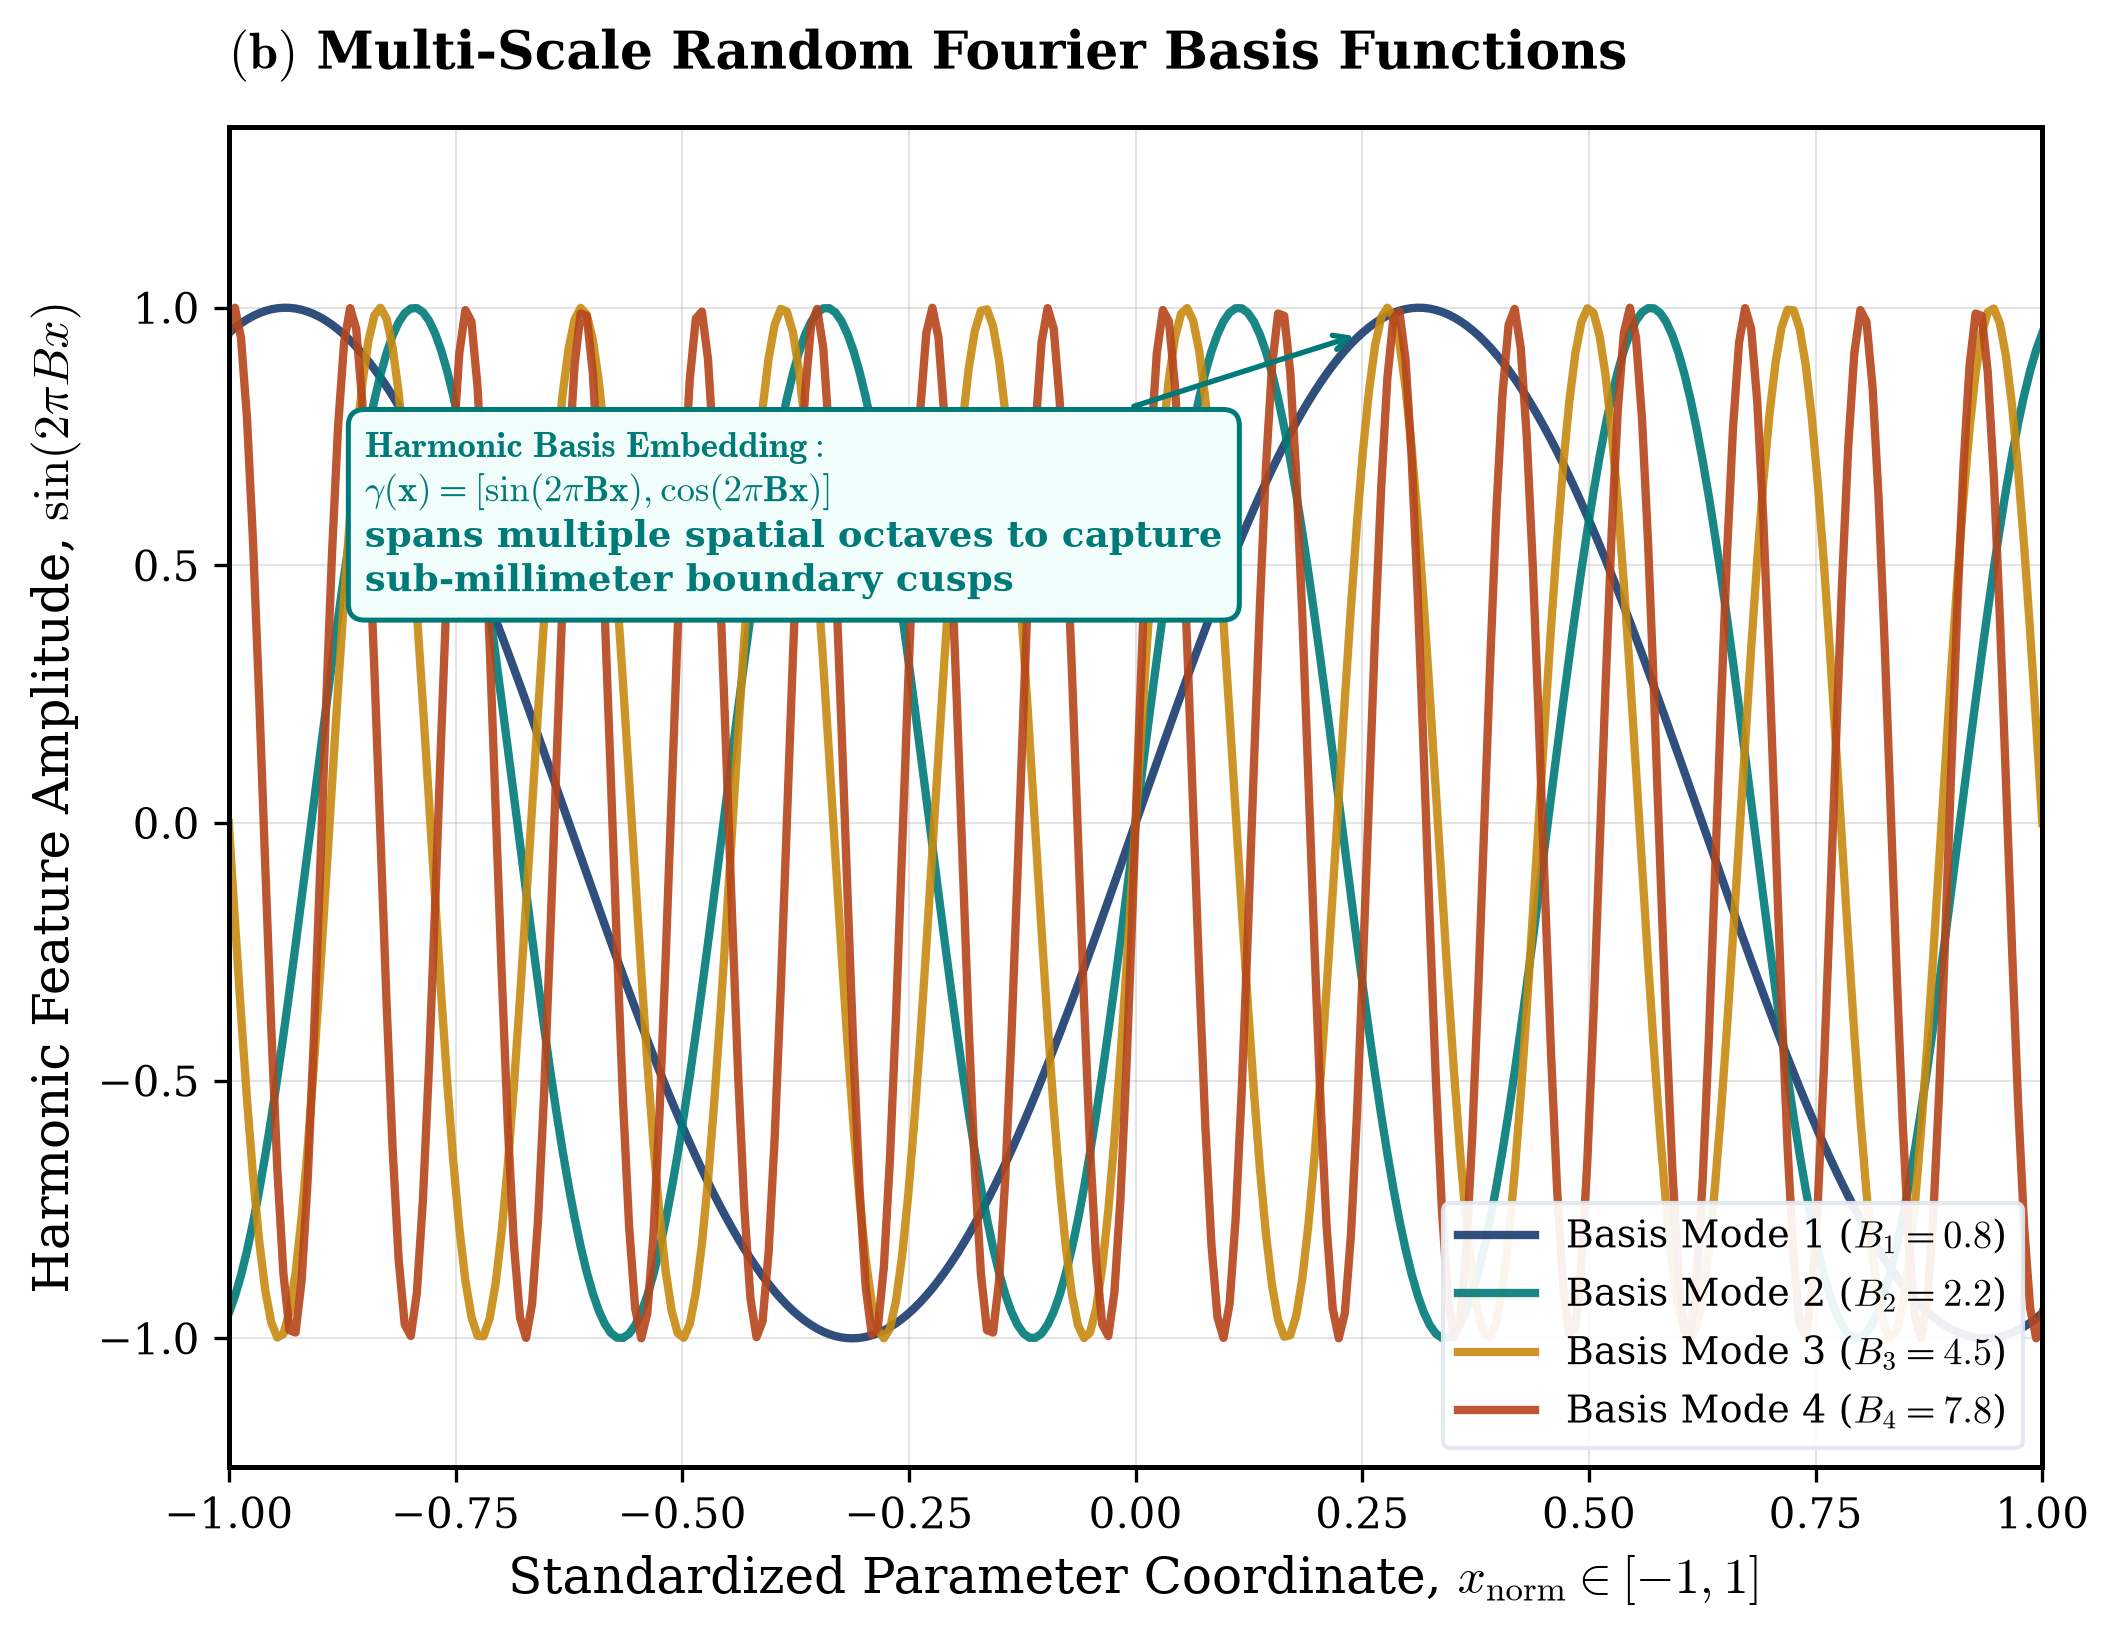

This figure's Python source:
"""Panel (b): Random Fourier Feature Harmonic Mapping
Visualizes multi-scale sinusoidal projection basis vectors [sin(2*pi*B*x), cos(2*pi*B*x)] across coordinate space.
"""
import os
import matplotlib.pyplot as plt
import numpy as np

output_dir = os.path.dirname(os.path.abspath(__file__))
os.makedirs(output_dir, exist_ok=True)

# Publication Typography
plt.rcParams.update({
    "font.family": "serif",
    "font.size": 11,
    "axes.labelsize": 12,
    "axes.titlesize": 12.5,
    "xtick.labelsize": 10,
    "ytick.labelsize": 10,
    "legend.fontsize": 9.2,
    "axes.linewidth": 1.2,
    "grid.linewidth": 0.5,
    "grid.alpha": 0.35,
    "mathtext.fontset": "cm",
})

NAVY = "#1a3c6e"
CRIMSON = "#b5451b"
TEAL = "#007a78"
GOLD = "#c88a10"

np.random.seed(42)
x_norm = np.linspace(-1.0, 1.0, 300)

# Sample 4 random Fourier basis modes from B ~ N(0, sigma^2) with sigma = 3.5
b_modes = np.array([0.8, 2.2, 4.5, 7.8])
colors = [NAVY, TEAL, GOLD, CRIMSON]

fig, ax = plt.subplots(figsize=(7.8, 5.8), dpi=300)
ax.set_title(r"$\mathbf{(b)}$ Multi-Scale Random Fourier Basis Functions", pad=14, loc="left", fontweight="bold")

for i, (b, col) in enumerate(zip(b_modes, colors)):
    basis_sin = np.sin(2 * np.pi * b * x_norm)
    ax.plot(x_norm, basis_sin, color=col, lw=2.0, alpha=0.9, 
            label=f"Basis Mode {i+1} ($B_{{{i+1}}} = {b:.1f}$)")

ax.annotate(r"$\mathbf{Harmonic \; Basis \; Embedding:}$" + "\n" + 
            r"$\gamma(\mathbf{x}) = [\sin(2\pi\mathbf{Bx}), \cos(2\pi\mathbf{Bx})]$" + "\n" + 
            r"spans multiple spatial octaves to capture" + "\n" + 
            r"sub-millimeter boundary cusps",
            xy=(0.25, 0.95), xytext=(-0.85, 0.45),
            fontsize=8.8, color=TEAL, fontweight="bold",
            bbox=dict(boxstyle="round,pad=0.45", fc="#f0fdfa", ec=TEAL, lw=1.2),
            arrowprops=dict(arrowstyle="->", color=TEAL, lw=1.3))

ax.set_xlabel(r"Standardized Parameter Coordinate, $x_{\mathrm{norm}} \in [-1, 1]$")
ax.set_ylabel(r"Harmonic Feature Amplitude, $\sin(2\pi B x)$")
ax.set_xlim(-1.0, 1.0)
ax.set_ylim(-1.25, 1.35)
ax.grid(True)
ax.legend(loc="lower right", frameon=True, framealpha=0.92, facecolor="white", edgecolor="#e2e8f0")

out_file = os.path.join(output_dir, "panel_b_fourier_feature_mapping.png")
plt.savefig(out_file, dpi=300, bbox_inches="tight")
print("Saved Panel (b) to:", out_file)
